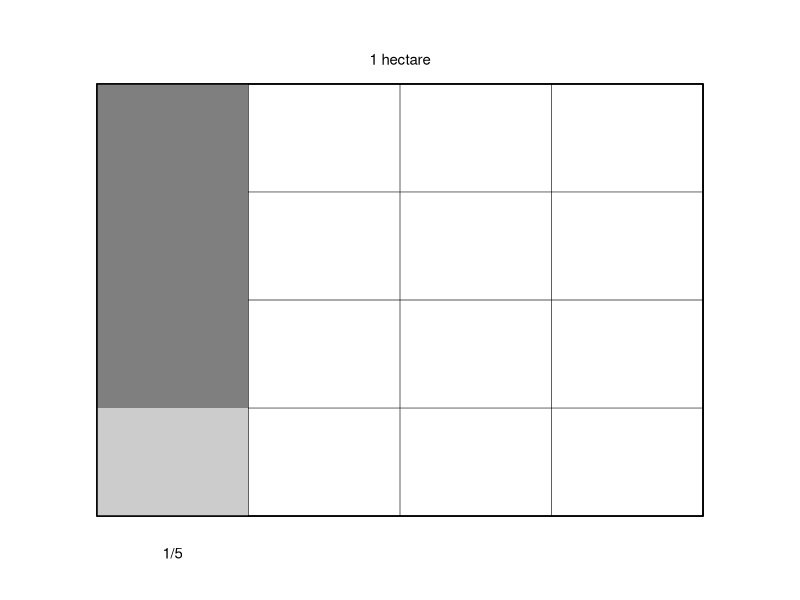
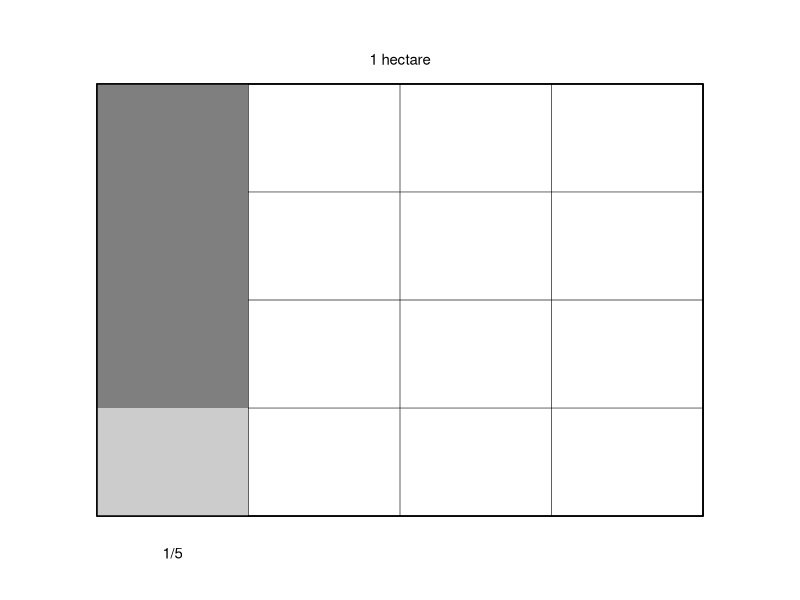

Write R code to recreate these figures, in order.
library(svglite)

make_plot <- function() {
  old <- par(mar = c(0,0,0,0), bg = "white")
  plot(0, 0, type = "n", xlim = c(0, 5.5), ylim = c(0, 4.5),
       axes = FALSE, xlab = "", ylab = "")
  # outer rectangle 5 columns x 4 rows
  rect(0.5, 0.5, 5.0, 4.0, border = "black", lwd = 1.5)
  for (i in 1:4) lines(c(0.5+i*1.125, 0.5+i*1.125), c(0.5, 4.0), lwd = 0.6)
  for (j in 1:3) lines(c(0.5, 5.0), c(0.5+j*0.875, 0.5+j*0.875), lwd = 0.6)
  # shade first column (1/5)
  rect(0.5, 0.5, 1.625, 4.0, border = NA, col = "gray80")
  # shade 3/4 of that column (top 3 rows -> 1/5 x 3/4)
  rect(0.5, 1.375, 1.625, 4.0, border = NA, col = "gray50")
  # re-draw borders
  rect(0.5, 0.5, 5.0, 4.0, border = "black", lwd = 1.5)
  text(2.75, 4.2, "1 hectare", cex = 0.9, family = "sans")
  text(1.06, 0.2, "1/5", cex = 0.9, family = "sans")
  par(old)
}

svglite("C:/Users/18904/Github/primary-mathematics/figures/week90-1.svg", width = 4, height = 3.5)
make_plot(); dev.off()
cairo_pdf("C:/Users/18904/Github/primary-mathematics/figures/week90-1.pdf", width = 4, height = 3.5)
make_plot(); dev.off()
cat("done\n")
